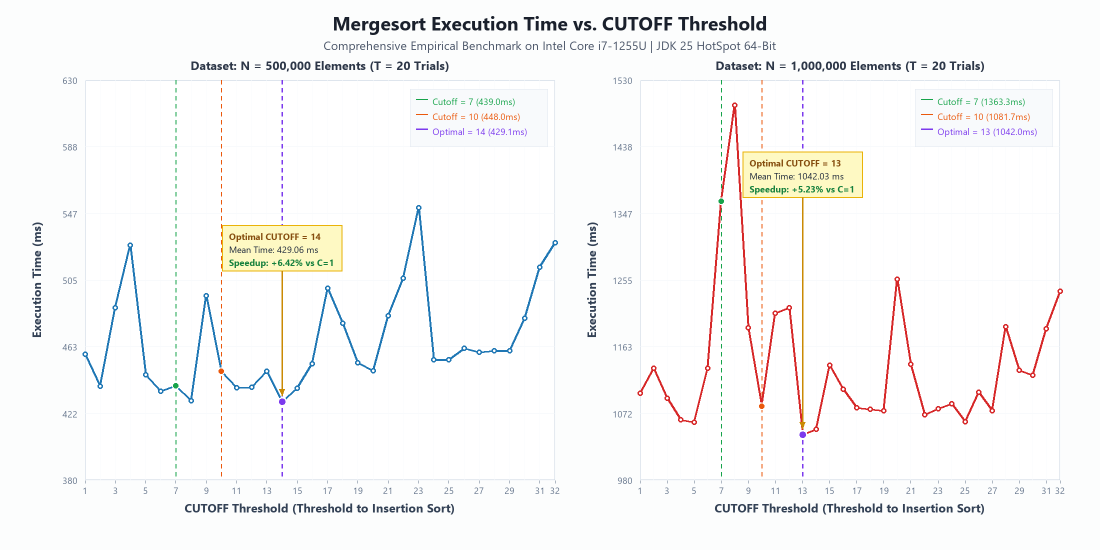
#> input picture cutoff_vs_time.png, 2200 x 1100 px (shown at 1/2 size)
$ python -i plot_charts.py   (imports and definitions only)
#> lines starting #> are read from the running program, lines starting #| are printed output that depends on the picture
import csv
import math
from PIL import Image, ImageDraw, ImageFont

# [19 lines left out: function load_data, not called in this run]

def get_font(size, bold=False):
    font_paths = [
        "C:/Windows/Fonts/segoeui.ttf" if not bold else "C:/Windows/Fonts/segoeuib.ttf",
        "C:/Windows/Fonts/arial.ttf" if not bold else "C:/Windows/Fonts/arialbd.ttf",
        "C:/Windows/Fonts/calibri.ttf" if not bold else "C:/Windows/Fonts/calibrib.ttf"
    ]
    for path in font_paths:
        try:
            return ImageFont.truetype(path, size)
        except Exception:
            pass
    return ImageFont.load_default()

# [23 lines left out: functions draw_rotated_text, draw_arrow, not called in this run]

def draw_chart(data, include_errorbars=False, output_filename='chart.png'):
    width = 2200
    height = 1100
    img = Image.new('RGB', (width, height), '#fcfdfd')
    draw = ImageDraw.Draw(img)

    f_title = get_font(38, bold=True)
    f_sub = get_font(24)
    f_axis = get_font(24, bold=True)
    f_tick = get_font(18)
    f_callout = get_font(18, bold=True)
    f_legend = get_font(20)

    # Title & Subtitle
    title_text = "Mergesort Execution Time vs. CUTOFF Threshold" if not include_errorbars else "Mergesort CUTOFF Analysis with Error Bars (Sample StdDev)"
    draw.text((width // 2, 45), title_text, fill='#1a202c', font=f_title, anchor='mm')
    sub_text = "Comprehensive Empirical Benchmark on Intel Core i7-1255U | JDK 25 HotSpot 64-Bit"
    draw.text((width // 2, 90), sub_text, fill='#4a5568', font=f_sub, anchor='mm')

    panels = [
        {'N': 500000, 'rect': (170, 160, 1110, 960), 'color': '#1f77b4', 'target_callout_y': 525.0},
        {'N': 1000000, 'rect': (1280, 160, 2120, 960), 'color': '#d62728', 'target_callout_y': 1400.0}
    ]

    for panel in panels:
        N = panel['N']
        if N not in data:
            continue
        p_data = data[N]
        x1, y1, x2, y2 = panel['rect']

        means = [d['mean'] for d in p_data]
        if include_errorbars:
            min_val = min(d['mean'] - d['std'] for d in p_data)
            max_val = max(d['mean'] + d['std'] for d in p_data)
        else:
            min_val = min(means)
            max_val = max(means)

        y_min = math.floor(min_val / 50.0) * 50.0 - 20
        y_max = math.ceil(max_val / 50.0) * 50.0 + 30
        if y_min < 0: y_min = 0

        # Adjust y_max if needed to fit callout
        if panel['target_callout_y'] + 50 > y_max:
            y_max = panel['target_callout_y'] + 60

        draw.rectangle([x1, y1, x2, y2], fill='#ffffff', outline='#cbd5e1', width=2)

        # Panel header
        p_title = f"Dataset: N = {N:,} Elements (T = 20 Trials)"
        draw.text((x1 + (x2 - x1) // 2, y1 - 30), p_title, fill='#2d3748', font=f_axis, anchor='mm')

        # Grid lines and Y ticks
        num_y_ticks = 6
        step_y = (y_max - y_min) / num_y_ticks
        for i in range(num_y_ticks + 1):
            y_val = y_min + i * step_y
            py = y2 - (y_val - y_min) / (y_max - y_min) * (y2 - y1)
            draw.line([(x1, py), (x2, py)], fill='#f1f5f9', width=1)
            draw.text((x1 - 15, py), f"{y_val:.0f}", fill='#64748b', font=f_tick, anchor='rm')

        def to_px(cutoff):
            return x1 + (cutoff - 1) / (32 - 1) * (x2 - x1)

        def to_py(val):
            return y2 - (val - y_min) / (y_max - y_min) * (y2 - y1)

        # X ticks
        for c in range(1, 33):
            px = to_px(c)
            if c % 2 == 1 or c == 32:
                draw.line([(px, y2), (px, y2 + 6)], fill='#64748b', width=1)
                draw.text((px, y2 + 20), str(c), fill='#64748b', font=f_tick, anchor='mm')
            draw.line([(px, y1), (px, y2)], fill='#f8fafc', width=1)

        opt_item = min(p_data, key=lambda d: d['mean'])
        opt_cutoff = opt_item['cutoff']
        opt_mean = opt_item['mean']

        # [6 lines left out: function draw_dashed_vline, not called in this run]

        draw_dashed_vline(to_px(7), '#16a34a', 2)
        draw_dashed_vline(to_px(10), '#ea580c', 2)
        draw_dashed_vline(to_px(opt_cutoff), '#7c3aed', 3)

        # Shaded band for error bars
        if include_errorbars:
            band_pts_top = []
            band_pts_bot = []
            for d in p_data:
                c = d['cutoff']
                px = to_px(c)
                py_top = to_py(d['mean'] + d['std'])
                py_bot = to_py(d['mean'] - d['std'])
                band_pts_top.append((px, py_top))
                band_pts_bot.append((px, py_bot))
            poly_pts = band_pts_top + list(reversed(band_pts_bot))
            band_overlay = Image.new('RGBA', (width, height), (255, 255, 255, 0))
            band_draw = ImageDraw.Draw(band_overlay)
            rgba_fill = (31, 119, 180, 45) if N == 500000 else (214, 39, 40, 45)
            band_draw.polygon(poly_pts, fill=rgba_fill)
            img.paste(Image.alpha_composite(img.convert('RGBA'), band_overlay).convert('RGB'))
            draw = ImageDraw.Draw(img)

            # Error bars
            for d in p_data:
                px = to_px(d['cutoff'])
                py_top = to_py(d['mean'] + d['std'])
                py_bot = to_py(d['mean'] - d['std'])
                draw.line([(px, py_top), (px, py_bot)], fill='#94a3b8', width=2)
                draw.line([(px - 4, py_top), (px + 4, py_top)], fill='#94a3b8', width=2)
                draw.line([(px - 4, py_bot), (px + 4, py_bot)], fill='#94a3b8', width=2)

        # Main curve
        line_pts = [(to_px(d['cutoff']), to_py(d['mean'])) for d in p_data]
        draw.line(line_pts, fill=panel['color'], width=4)

        for d in p_data:
            px = to_px(d['cutoff'])
            py = to_py(d['mean'])
            r = 5
            draw.ellipse([px - r, py - r, px + r, py + r], fill='#ffffff', outline=panel['color'], width=3)

        c7_item = next(d for d in p_data if d['cutoff'] == 7)
        c10_item = next(d for d in p_data if d['cutoff'] == 10)

        draw.ellipse([to_px(7)-7, to_py(c7_item['mean'])-7, to_px(7)+7, to_py(c7_item['mean'])+7],
                     fill='#16a34a', outline='#ffffff', width=2)
        draw.ellipse([to_px(10)-7, to_py(c10_item['mean'])-7, to_px(10)+7, to_py(c10_item['mean'])+7],
                     fill='#ea580c', outline='#ffffff', width=2)
        draw.ellipse([to_px(opt_cutoff)-9, to_py(opt_mean)-9, to_px(opt_cutoff)+9, to_py(opt_mean)+9],
                     fill='#7c3aed', outline='#ffffff', width=3)

        # -------------------------------------------------------------
        # Re-positioned Callout Box at upper clear region with Arrow
        # -------------------------------------------------------------
        box_w, box_h = 240, 92
        # Position box above in the upper area (e.g. Y = target_callout_y)
        call_center_y = to_py(panel['target_callout_y'])
        call_y = int(call_center_y - box_h / 2)
        call_x = int(to_px(opt_cutoff) - box_w / 2)

        # Ensure call_x is inside panel
        if call_x < x1 + 20: call_x = x1 + 20
        if call_x + box_w > x2 - 20: call_x = x2 - box_w - 20

        # Draw callout box
        draw.rectangle([call_x, call_y, call_x + box_w, call_y + box_h], fill='#fef9c3', outline='#eab308', width=2)

        # Draw arrow from bottom of callout box pointing down to optimal point
        arrow_start_x = int(to_px(opt_cutoff))
        arrow_start_y = call_y + box_h
        arrow_end_x = int(to_px(opt_cutoff))
        arrow_end_y = int(to_py(opt_mean) - 12) # slight gap above point
        draw_arrow(draw, arrow_start_x, arrow_start_y, arrow_end_x, arrow_end_y, color='#ca8a04', width=3, arrow_len=14)

        # Text inside callout box (NO unicode star, plain text)
        draw.text((call_x + 14, call_y + 10), f"Optimal CUTOFF = {opt_cutoff}", fill='#854d0e', font=f_callout)
        draw.text((call_x + 14, call_y + 36), f"Mean Time: {opt_mean:.2f} ms", fill='#1e293b', font=f_tick)
        draw.text((call_x + 14, call_y + 62), f"Speedup: {opt_item['speedup']:+.2f}% vs C=1", fill='#15803d', font=f_callout)

        # Panel X Axis Label
        draw.text((x1 + (x2 - x1) // 2, y2 + 55), "CUTOFF Threshold (Threshold to Insertion Sort)", fill='#334155', font=f_axis, anchor='mm')

        # -------------------------------------------------------------
        # Rotated Y-Axis Label (90 degrees, vertical)
        # -------------------------------------------------------------
        draw_rotated_text(img, "Execution Time (ms)", f_axis, fill='#334155',
                          center_x=x1 - 95, center_y=y1 + (y2 - y1) // 2, angle=90)

        # Legend at top-right of panel
        leg_x = x2 - 290
        leg_y = y1 + 18
        draw.rectangle([leg_x, leg_y, leg_x + 275, leg_y + 115], fill='#f8fafc', outline='#e2e8f0', width=1)
        draw.line([(leg_x + 12, leg_y + 20), (leg_x + 35, leg_y + 20)], fill='#16a34a', width=2)
        draw.text((leg_x + 45, leg_y + 12), f"Cutoff = 7 ({c7_item['mean']:.1f}ms)", fill='#16a34a', font=f_tick)

        draw.line([(leg_x + 12, leg_y + 50), (leg_x + 35, leg_y + 50)], fill='#ea580c', width=2)
        draw.text((leg_x + 45, leg_y + 42), f"Cutoff = 10 ({c10_item['mean']:.1f}ms)", fill='#ea580c', font=f_tick)

        draw.line([(leg_x + 12, leg_y + 80), (leg_x + 35, leg_y + 80)], fill='#7c3aed', width=3)
        draw.text((leg_x + 45, leg_y + 72), f"Optimal = {opt_cutoff} ({opt_mean:.1f}ms)", fill='#7c3aed', font=f_tick)

    img.save(output_filename, dpi=(300, 300))
    print(f"Exported chart successfully to: {output_filename}")

# [94 lines left out: function draw_speedup_chart, not called in this run]

# [5 lines not run here, left out]

>>> import cv2
>>> picture = cv2.imread('cutoff_vs_time.png', cv2.IMREAD_GRAYSCALE)
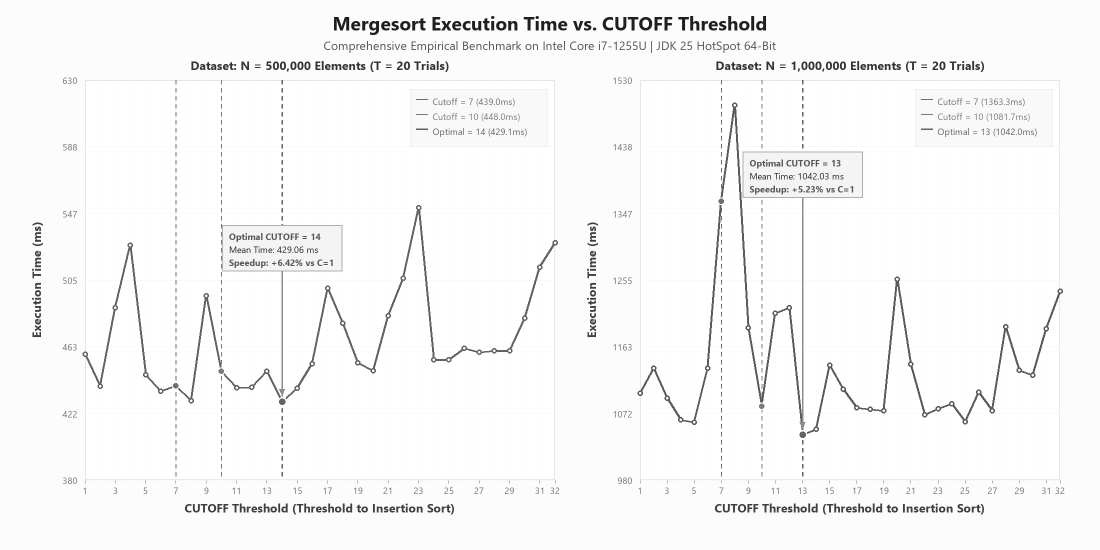
#> picture: shape (1100, 2200) (shown at 1/2 size); min 31, max 255, mean 247.6
>>> result = draw_chart(picture)
#> after the loop in draw_chart, `for panel in panels:`:
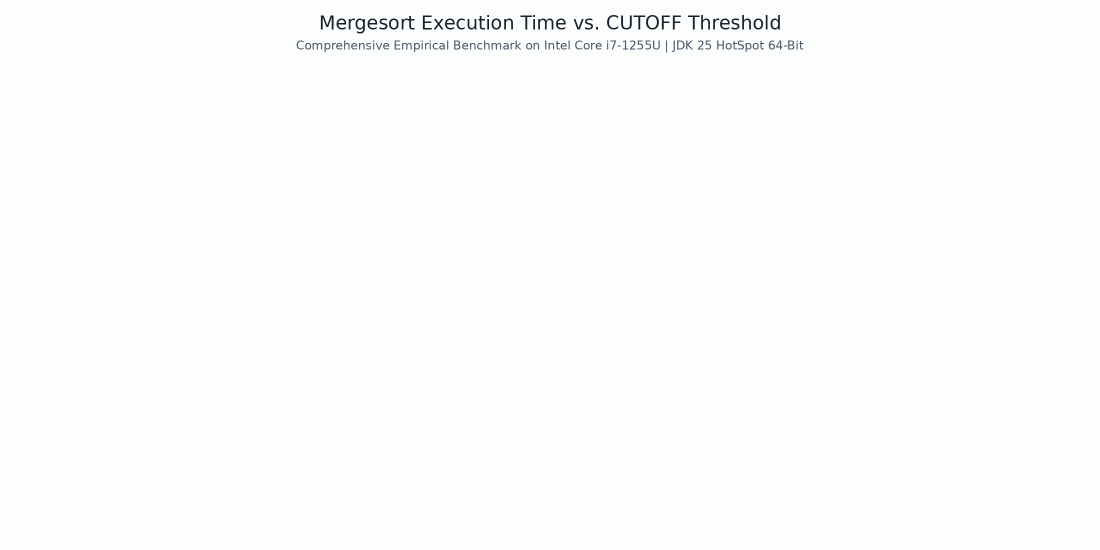
#> img: PIL image 2200x1100 RGB (shown at 1/2 size); mean R, G, B 251, 252, 252.1

$ run again, on cutoff_with_errorbar.png
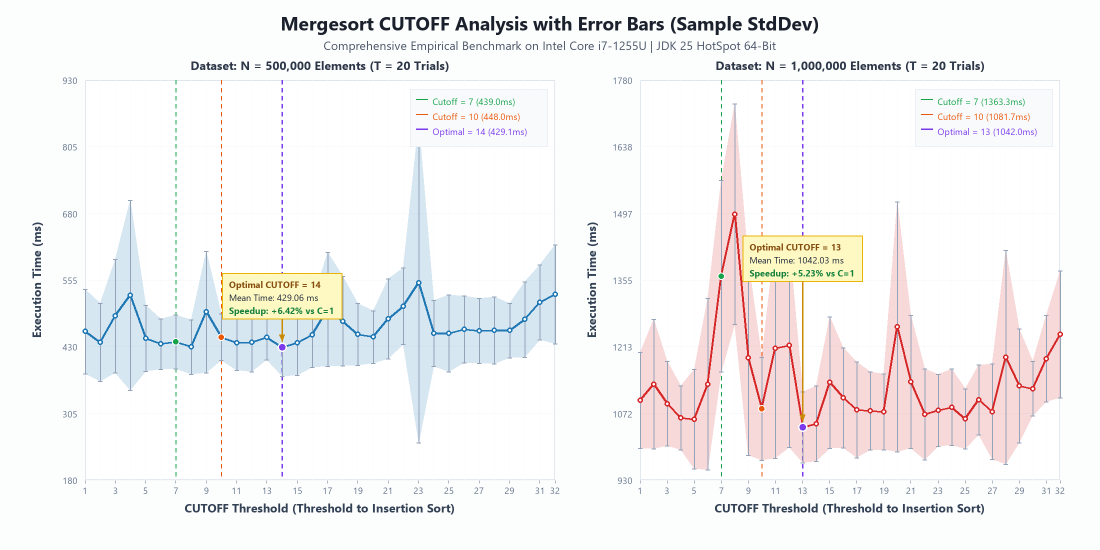
#> input picture cutoff_with_errorbar.png, 2200 x 1100 px (shown at 1/2 size)
#> `picture = cv2.imread('cutoff_vs_time.png', cv2.IMREAD_GRAYSCALE)`:
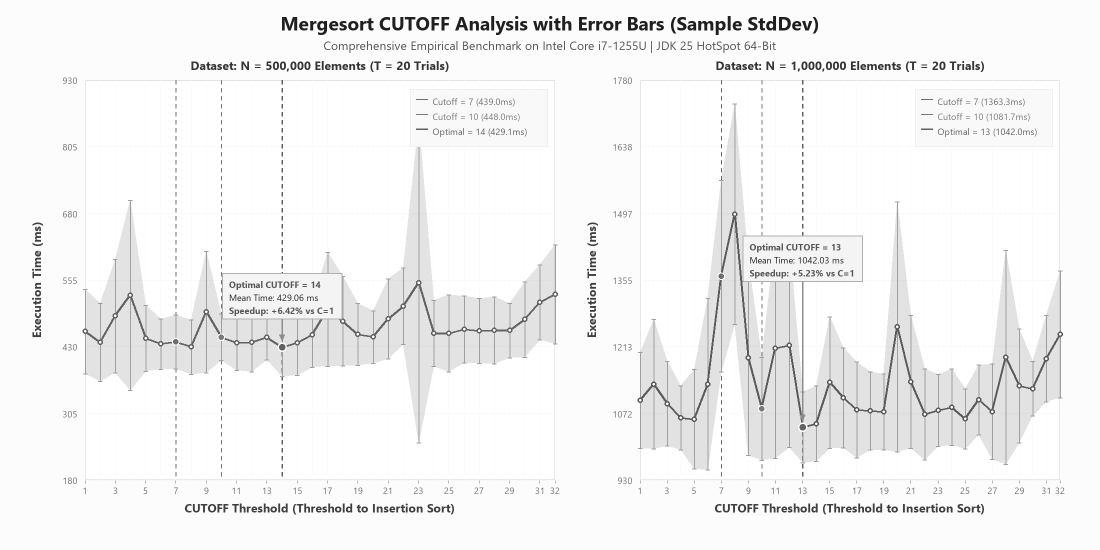
#> picture: shape (1100, 2200) (shown at 1/2 size); min 31, max 255, mean 243.5

$ run again, on speedup_comparison.png
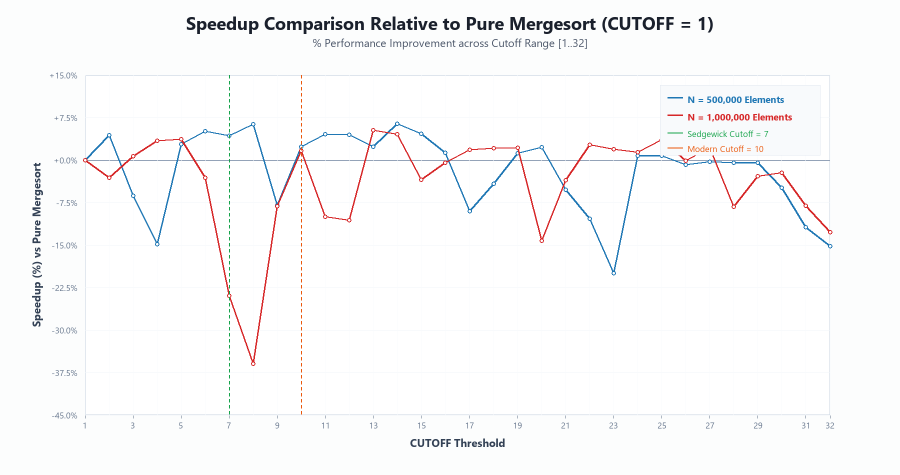
#> input picture speedup_comparison.png, 1800 x 950 px (shown at 1/2 size)
#> `picture = cv2.imread('cutoff_vs_time.png', cv2.IMREAD_GRAYSCALE)`:
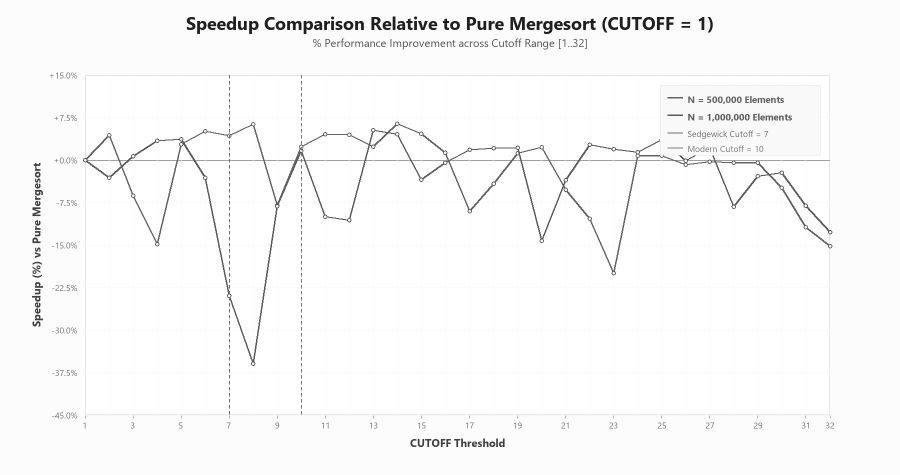
#> picture: shape (950, 1800) (shown at 1/2 size); min 31, max 255, mean 249.1
